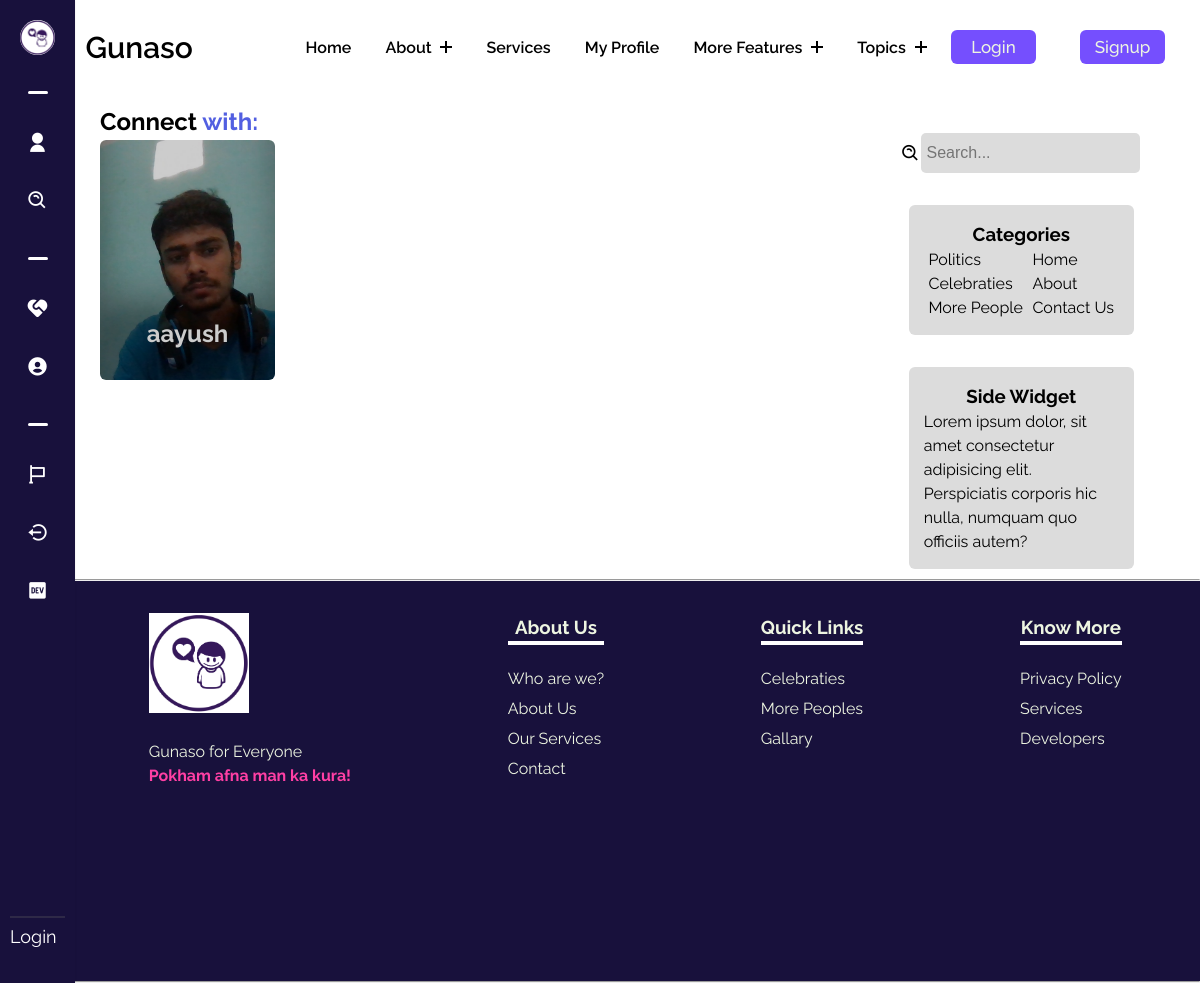
The app's page /persons/ with its own data.
### gunasoApp/models.py (models this page shows, shortened)
class Profile(models.Model):
    user = models.OneToOneField(User, on_delete=models.CASCADE, related_name="Profile")
    image = models.ImageField(upload_to="gunasoApp/images", blank=True, default="upload-image")

### gunasoApp/views.py (the view)
# urls.py: path('persons/',views.persons, name='person'),
def persons(request):
    allusers = Profile.objects.all() #[:4]
    context = {"allusers":allusers}
    return render(request, 'persons.html',context)

### templates/persons.html (shortened to what this page needs)
{% extends 'base.html' %}
{% load static %}
    {% block base_style%}
    {{ block.super }}
    <link rel="stylesheet" href="{% static 'styles/persons.css' %}">
    {% endblock base_style%}
    {% block content %}
    <div class="famoustopicsmain">
        <div class="containflex">
            <div class="leftside">
                <h2>Connect <span class="blue">with:</span></h2>
                <div class="gridcontain">
                    {% for allusers in allusers %}
                    <a href="../user/{{allusers.user}}">
                        <div class="card" style="background-image: url(../media/{{allusers.image}});">
                            <h2>{{allusers.user}}</h2>
                        </div>
                    </a>
                    {% endfor %}
                </div>
            </div>
            <div class="rightside">
                <div class="searchdiv">
                    <i class='bx bx-search-alt'></i>
                    <input class="searchinp" placeholder="Search..." type="text">
                </div>
                <div class="catandside">
                    <div class="categoriesdiv">
                        <h3>Categories</h3>
                        <div class="uls">
                            <ul class="lineone">
                                <li><a href="#">Politics</a></li>
                                <li><a href="#">Celebraties</a></li>
                                <li><a href="#">More People</a></li>
                            </ul>
                            <ul class="lineone">
                                <li><a href="/">Home</a></li>
                                <li><a href="/about">About</a></li>
                                <li><a href="/">Contact Us</a></li>
                            </ul>
                        </div>
                    </div>
                    <div class="categoriesdiv">
                        <h3>Side Widget</h3>
                        <p>Lorem ipsum dolor, sit amet consectetur adipisicing elit. Perspiciatis corporis hic nulla,
                            numquam quo officiis autem?</p>
                    </div>
                </div>
            </div>
        </div>
    </div>
    {% endblock %}

### static/styles/base.css (style rules this page uses)
:root { --dark: #754ffe; --darkgreen: #379683; --bcolor: #5CDB95; --cooltexr: #4a4b65; --backupgreen: #8EE4AF; --para: #EDF5E1; --mainheading: #FFF; --hotish: #FF3FA4; --skyblue: #525FE1; --footer: #18113c; }
body { line-height: 1.5; font-family: "Raleway", sans-serif; font-weight: 400; background-color: var(--mainheading); }
* { margin: 0; padding: 0; box-sizing: border-box; }
ul { z-index: 11; list-style: none; margin: 0; padding: 0; }

### static/styles/persons.css (style rules this page uses)
* { margin: 0; padding: 0; box-sizing: border-box; }
:root { --dark: #05386B; --darkgreen: #379683; --bcolor: #5CDB95; --backupgreen: #8EE4AF; --para: #EDF5E1; --mainheading: #FFF; --hotish: #FF3FA4; --skyblue: #525FE1; --deepdark: #1010; }
.blue { color: var(--skyblue); }
.famoustopicsmain { margin: 0 .5rem 0 5rem; }
.containflex { padding: 10px; display: flex; gap: 20px; }
.gridcontain { display: grid; gap: 10px; grid-template-columns: repeat(4, 1fr) }
.card { padding: 6px; height: 30vh; border-radius: 6px; box-shadow: rgba(0, 0, 0, 0.35) 0px -80px 36px -1px inset; background-color: violet; background-size: cover; background-position: center; background-repeat: no-repeat; filter: brightness(80%); }
a { text-decoration: none; }
.card h2 { text-align: center; position: relative; top: 170px; color: #ffffff; }
.leftside { padding: 0 10px 10px 10px; flex-basis: 70%; }
.rightside { padding-top: 13px; flex-basis: 30%; border-radius: 6px; }
.searchdiv { margin-top: 1rem; display: flex; align-items: center; margin-left: 2.5rem; }
.searchdiv i { line-height: 5vh; font-size: 20px; }
.searchinp { padding: 6px; width: 78%; background-color: gainsboro; height: 5vh; }
.searchinp { border: none; font-size: 16px; border-radius: 5px; }
.catandside { display: flex; flex-direction: column; align-items: center; }
.categoriesdiv { margin-top: 2rem; border-radius: 6px; padding: 15px; background-color: gainsboro; text-align: center; width: 70%; }
.categoriesdiv p { text-align: left; }
.uls { display: flex; justify-content: space-around; }
.uls ul { text-align: left; }
.uls ul li a { text-decoration: none; color: #000; cursor: pointer; }

### records on screen
Profile: image (picture), user "aayush"
